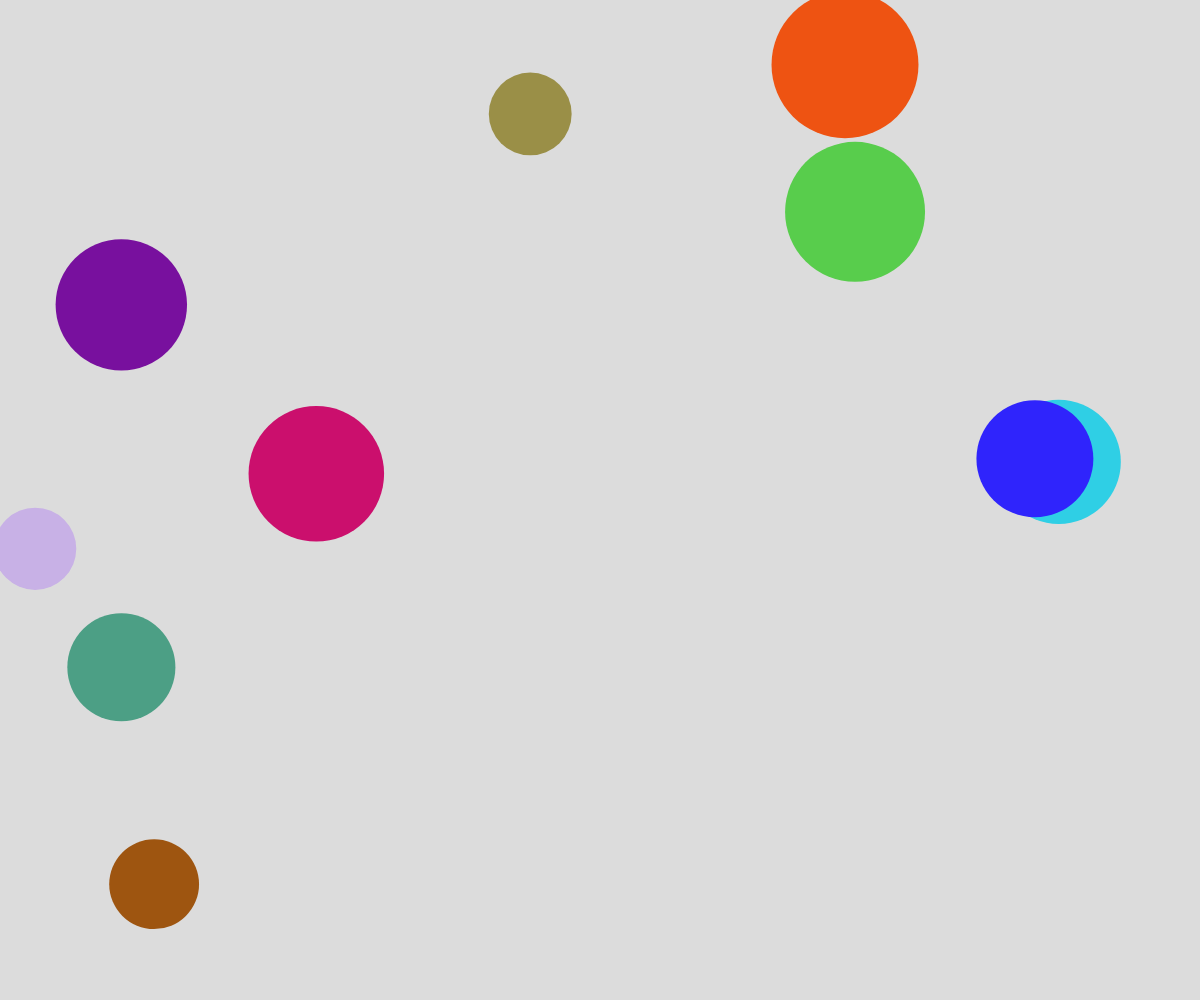
Frame 1 (no input)
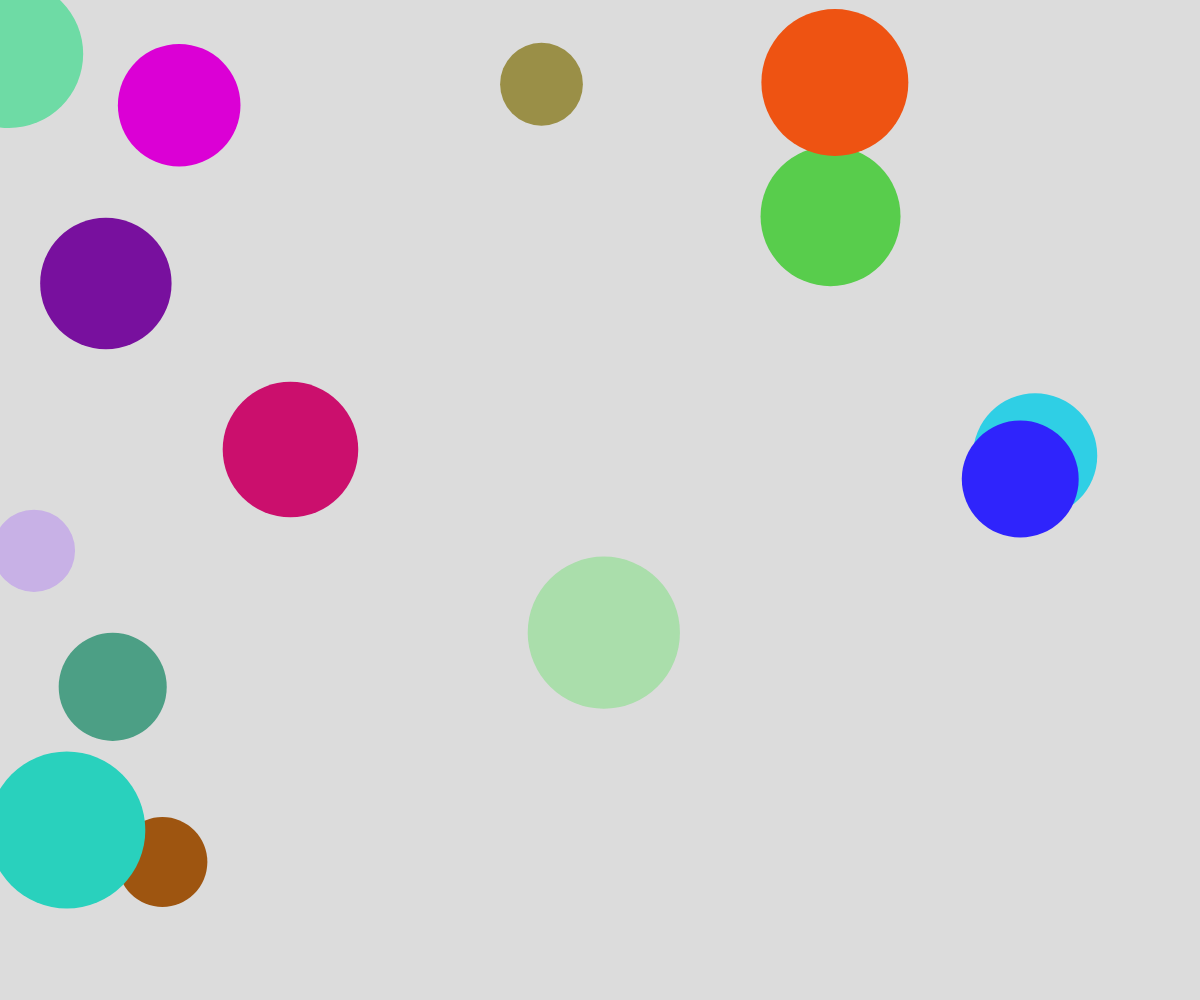
Frame 60 (no input)
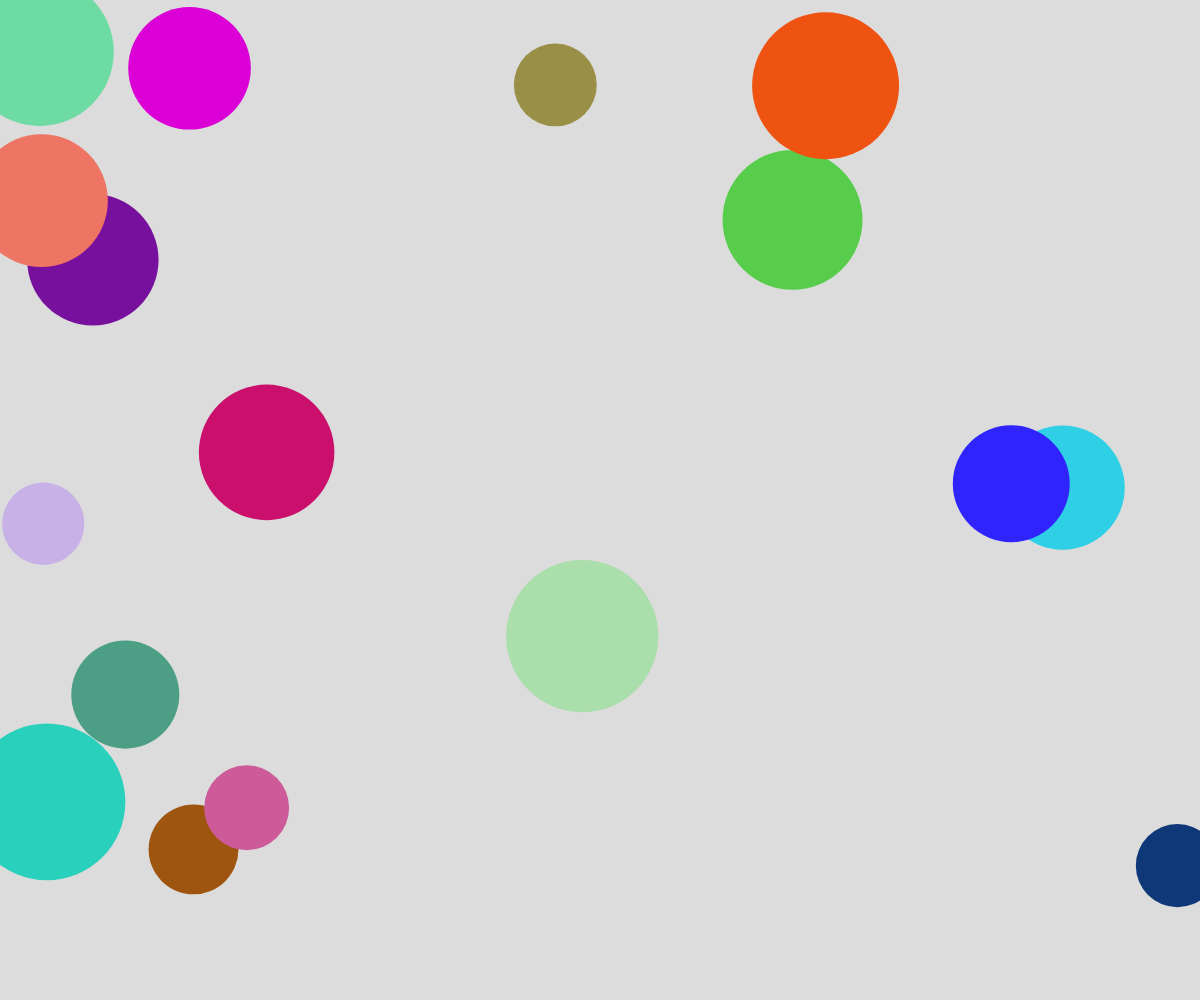
Frame 120 (the mouse pressed at the canvas centre since frame 60)

The p5.js sketch that drew these frames (run headless with seeded random() and noise() and a simulated clock; from frame 60 on, the mouse is pressed at the canvas centre):

// p5.js sketch
// ── sketch.js
// Bubble Object Notations And Array Demo


let theBubbles = [];

function setup() {
  createCanvas(windowWidth, windowHeight);
  noStroke();
  for(let i=0; i<10; i++){
    spownBubble();
  }

  //spown a new bubble every half second
  window.setInterval(spownBubble, 500);
}

function draw() {
  background(220);
  for(let bubble of theBubbles){
    // mouseClicked();
    //randomize the movement
    bubble.dx= random(-5,5);
    bubble.dy= random(-5,5);    
    //move bubble
    bubble.x+=bubble.dx;
    bubble.y+=bubble.dy;

    //display bubble
    fill(bubble.r,bubble.g,bubble.b);
    circle(bubble.x,bubble.y,bubble.radius*2);
  }

}

function spownBubble(){
  let someBubble = {
    x: random(width),
    y: random(height),
    radius: random(40,80),
    r:random(255),
    g:random(255),
    b:random(255),
    dx: random(-5,5),
    dy: random(-5,5),
  };
  theBubbles.push(someBubble);
}

function mousePressed(){
  for(let i of theBubbles){
    if (dist(mouseX,mouseY,i.x,i.y)<i.radius){
      let index = theBubbles.indexOf(i);
      theBubbles.splice(index, 1);
    }
  }
}
